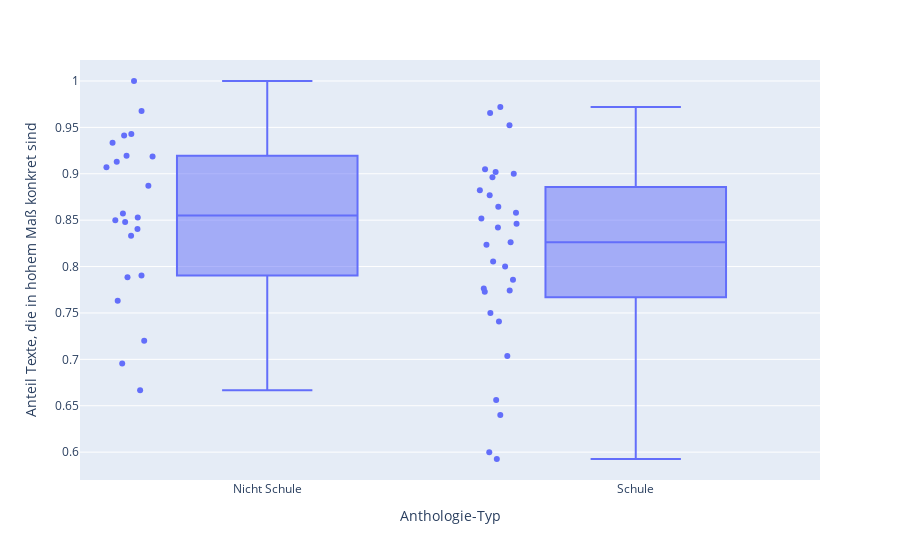

The notebook cell saved with this chart:
### Code cell
meta_plot = anthology_df.query("@anthology_start <= anthology_year <= @anthology_end")
meta_plot = anthology_df.query("annotated_count >= @min_text_count")

px.box(
    meta_plot,
    x = 'anthology_schule',
    y = 'konkret_share',
    points = 'all',
    hover_data = [meta_plot.index],
    labels = {'konkret_share' : 'Anteil Texte, die in hohem Maß konkret sind', 'anthology_schule' : 'Anthologie-Typ'}
)

### Figure 1 — Plotly figure (JSON) as saved in the notebook; plotly's stock layout.template omitted (floating-point values rounded to 4 significant figures)
{"data": [{"alignmentgroup": "True", "boxpoints": "all", "customdata": [["1858.Hocker"], ["1862.Fricke"], ["1867.Remy"], ["1867.Scholz"], ["1872.Bindewald.2(1875)"], ["1876.Bintz"], ["1876.Bodamer"], ["1877.Anonym"], ["1877.Edert"], ["1878.Krämer"], ["1878.Pennerstorfer.2(1879)"], ["1879.Teuffenbach"], ["1881.Polack"], ["1881/83.Meyer"], ["1884.Boehm"], ["1884.Meyer/Reichel"], ["1886.Bliedner"], ["1887.Kriebitzsch"], ["1889.Krais"], ["1890.Basedow"], ["1890.Kirchner"], ["1891.Brümmer"], ["1892.Dietlein"], ["1892/93.Tetzner"], ["1899.Nießen"], ["1899.Schiffels"], ["1903.Stückmann/Ekeris"], ["1904.Linde"], ["1906/07.Weber"], ["1907.Zettel/Brunner"], ["1908.Berg"], ["1909.Meyer-Frommhold"], ["1912.Harten/Henniger"], ["1912.Werner"], ["1913.Schrutz"], ["1915.Eggert-Windegg"], ["1917.Götze/Ulbricht"], ["1918.Eschmann"], ["1922.Uhlmann-Bixterheide"], ["1925.Wehrhan"], ["1926.Beck"], ["1926.Rücker"], ["1927.Maus"], ["1928/29.Graach"], ["1934.Jelusich"], ["1938.Plenzat"], ["1938.Schulz"], ["1939.Berendt"], ["1958.Kipp"], ["1967.Fabian"], ["1977.Pawlik/Schlender"]], "hovertemplate": "Anthologie-Typ=%{x}<br>Anteil Texte, die in hohem Maß konkret sind=%{y}<br>index=%{customdata[0]}<extra></extra>", "legendgroup": "", "marker": {"color": "#636efa"}, "name": "", "notched": false, "offsetgroup": "", "orientation": "v", "showlegend": false, "type": "box", "x": ["Nicht Schule", "Schule", "Schule", "Nicht Schule", "Schule", "Schule", "Schule", "Nicht Schule", "Schule", "Schule", "Schule", "Schule", "Nicht Schule", "Schule", "Schule", "Schule", "Schule", "Schule", "Nicht Schule", "Nicht Schule", "Nicht Schule", "Schule", "Schule", "Nicht Schule", "Schule", "Schule", "Nicht Schule", "Schule", "Nicht Schule", "Schule", "Nicht Schule", "Schule", "Nicht Schule", "Nicht Schule", "Nicht Schule", "Nicht Schule", "Schule", "Nicht Schule", "Nicht Schule", "Schule", "Schule", "Schule", "Schule", "Nicht Schule", "Nicht Schule", "Nicht Schule", "Schule", "Nicht Schule", "Schule", "Schule", "Nicht Schule"], "x0": " ", "xaxis": "x", "y": [0.7903, 0.9524, 0.6562, 0.85, 0.8646, 0.8235, 0.64, 0.72, 0.6, 0.75, 0.7727, 0.7763, 0.8333, 0.8462, 0.7857, 0.7037, 0.7407, 0.7742, 1, 0.6957, 0.8571, 0.8961, 0.9, 0.8404, 0.5926, 0.8, 0.7632, 0.8769, 0.9195, 0.8581, 0.9333, 0.902, 0.9429, 0.8528, 0.8871, 0.8481, 0.8824, 0.907, 0.9412, 0.972, 0.9048, 0.9655, 0.8421, 0.7885, 0.6667, 0.9186, 0.8056, 0.913, 0.8519, 0.8261, 0.9677], "y0": " ", "yaxis": "y"}], "layout": {"autosize": true, "boxmode": "group", "legend": {"tracegroupgap": 0}, "margin": {"t": 60}, "xaxis": {"anchor": "y", "autorange": true, "domain": [0, 1], "range": [-0.5112, 1.5], "title": {"text": "Anthologie-Typ"}, "type": "category"}, "yaxis": {"anchor": "x", "autorange": true, "domain": [0, 1], "range": [0.57, 1.023], "title": {"text": "Anteil Texte, die in hohem Maß konkret sind"}, "type": "linear"}}}
